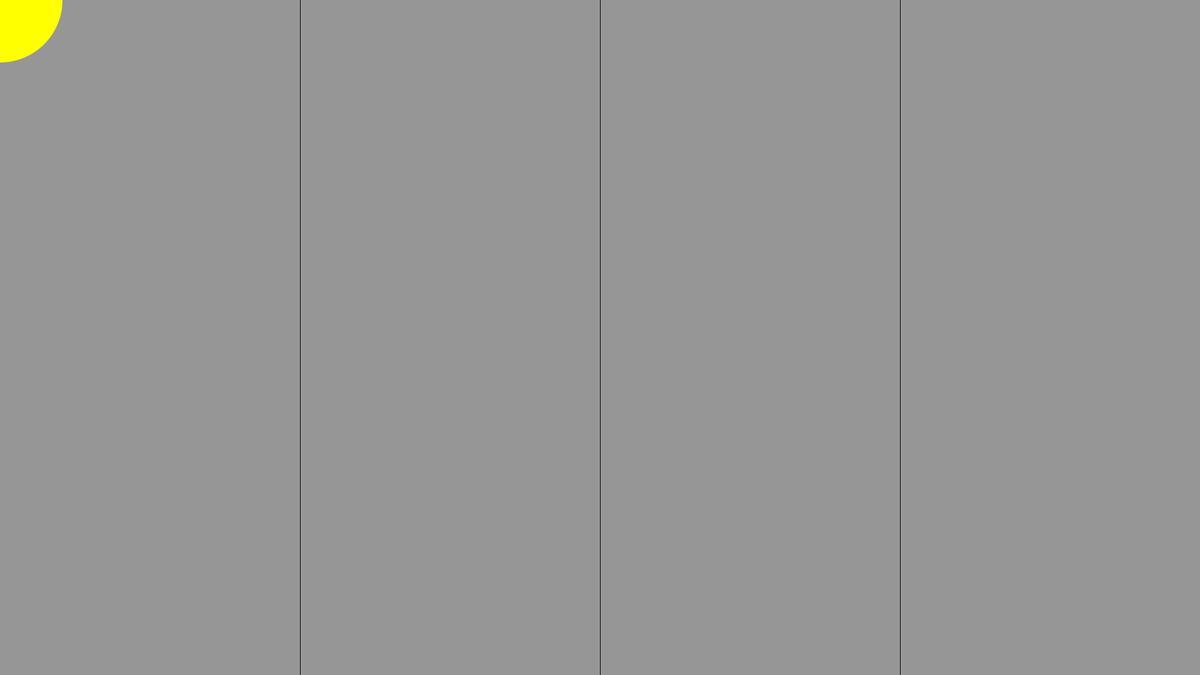
Frame 1 (no input)
Frame 60 (the mouse pressed at the canvas centre just before this capture): identical to frame 1, image omitted
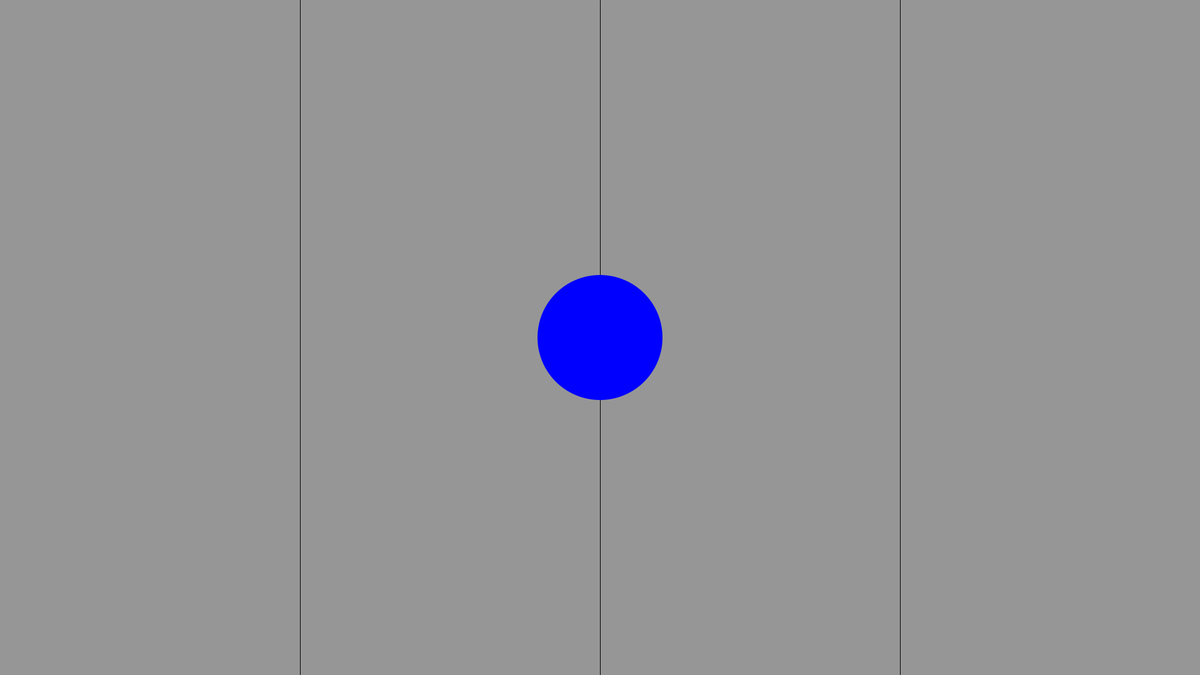
Frame 120 (the mouse held since frame 60 and released just before this capture)

The Processing sketch that drew these frames (run headless with seeded random() and noise(); from frame 60 on, the mouse is pressed at the canvas centre):

// Processing sketch: Conditionals_IFELSEIF
// ── Conditionals_IFELSEIF.pde
/*Conditionals_IFELSEIF.pde
Author: Alexandros Lotsos
Summary: A demo of a complete logic tree in processing.
Will draw an ellipse of different colors on the mouse when mouseX
is in different numerical ranges.
*/

void setup(){
  size(1920, 1080);
  background(150);
}

void draw(){
  background(150);
  //draw the 3 lines for visual clarity
  stroke(0);
  line(480, 0, 480, height);
  line(960, 0, 960, height);
  line(1440, 0, 1440, height);
  
  /*This is a complete logic tree. Notice the inclusion of (more than one)
  else-if statement. Once any one condition is true, the appropriate code will
  be executed and the rest of the tree will be skipped!*/
  noStroke();
  if(mouseX > 1440){
    fill(255, 0, 0); //red fill for the last quadrant
  }else if(mouseX > 960){
    fill(0, 255, 0); //green fill for the second-to-last quadrant
  }else if(mouseX > 480){
    fill(0, 0, 255); //blue fill for the third-to-last quadrant
  }else{
    fill(255, 255, 0); //yellow fill for the first quadrant
  }
  
  //draw the ellipse on the mouse with the appropriately chosen fill
  ellipse(mouseX, mouseY, 200, 200);
  
}
